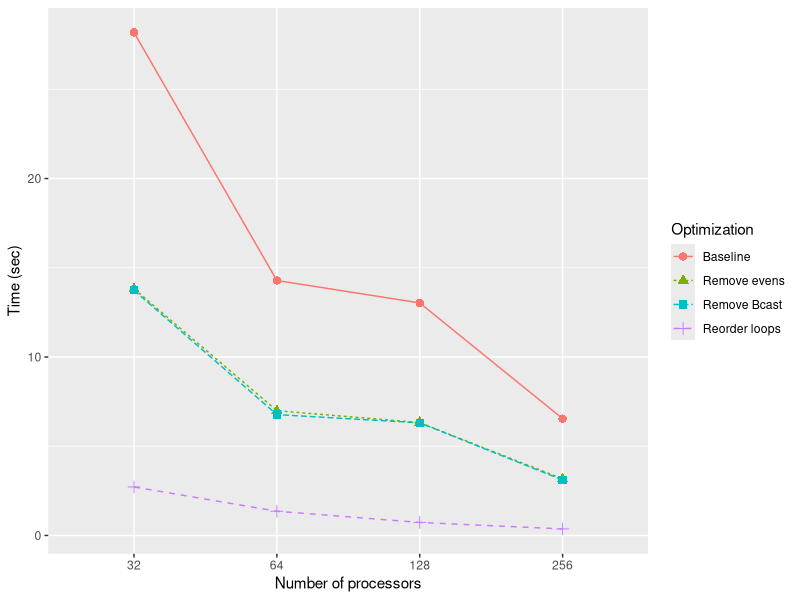

Reproduce this figure in R. (Note: this script raises an error after producing the figure.)
library(data.table)
library(ggplot2)
library(reshape)
library(xtable)

data <- read.csv("r.csv", header = F)
data <- data[,c(1,3,5)]
names(data) = c("S","Cores","Time")
data <- data.table(data)
data <- unique(data[, Time:=mean(Time), by=list(S, Cores)])

legend_title = "Optimization"
breaks = c("S0", "S1","S2","S3")
labels = c("Baseline", "Remove evens", "Remove Bcast", "Reorder loops")

g = ggplot(data=data, aes(x=factor(Cores), y=Time, group=S, colour=S, shape=S)) +
    geom_line(aes(linetype=S)) +
    geom_point(size=2.5) +
    labs(x="Number of processors", y="Time (sec)") +
    scale_colour_discrete(name = legend_title, breaks = breaks, labels = labels) +
    scale_shape_discrete(name = legend_title,  breaks = breaks, labels = labels) +
    scale_linetype_discrete(name = legend_title, breaks = breaks, labels = labels)

pdf("plot2.pdf", width = 10.5, height = 7.5)
plot(g)
dev.off()

table = cast(data, Cores ~ S)
names(table) = c("Cores", labels)

color2D.matplot(table[,2:5], 
                show.values = T,
                axes = F,
                xlab = "",
                ylab = "",
                vcex = 0.75,
                vcol = "black",
                extremes = c("green","yellow", "red"))
axis(3, at = seq_len(ncol(table) - 1) - 0.5, labels = labels, tick = FALSE, cex.axis = 0.75)
axis(2, at = seq_len(nrow(table)) - 0.5, labels = rev(table$Cores), tick = FALSE, las = 1, cex.axis = 0.75)

table = xtable(table, caption = "Comparing the four versions of the Sieve of Erastosthenes.", label = "tab:table2", align="cccccc")
addtorow <- list()
addtorow$pos <- list(0)
addtorow$command <- c(paste0("\\textbf{Number of} & \\multicolumn{4}{c}{\\textbf{", legend_title,"}} \\\\\n \\textbf{Cores} & \\textbf{", paste0(labels, collapse = "} & \\textbf{"), "} \\\\\n"))
print(table, include.rownames=F, add.to.row = addtorow, booktabs = T, include.colnames=F, file="tbl_table2.tex")
